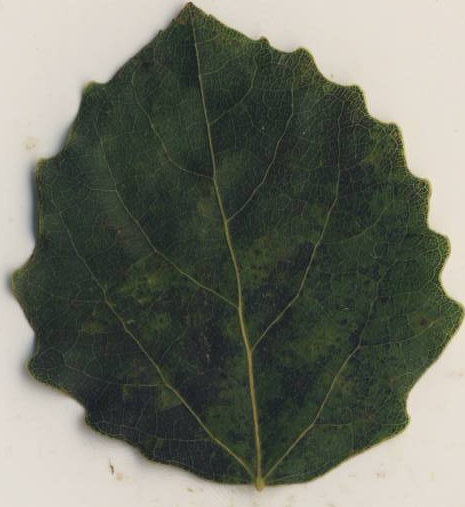
#> input picture show_curvature_郑鹏/seg_0.jpg, 465 x 507 px
$ python main.py
#> lines starting #> are read from the running program, lines starting #| are printed output that depends on the picture
### show_curvature_郑鹏/get_curvature.py
from scipy.interpolate import UnivariateSpline
import numpy as np


def curvature_splines(x, y=None, error=0.1):
    if y is None:
        x, y = x.real, x.imag

    t = np.arange(x.shape[0])
    std = error * np.ones_like(x)

    fx = UnivariateSpline(t, x, k=4, w=1 / np.sqrt(std))
    fy = UnivariateSpline(t, y, k=4, w=1 / np.sqrt(std))

    xˈ = fx.derivative(1)(t)
    xˈˈ = fx.derivative(2)(t)
    yˈ = fy.derivative(1)(t)
    yˈˈ = fy.derivative(2)(t)
    curvature = (xˈ* yˈˈ - yˈ* xˈˈ) / np.power(xˈ** 2 + yˈ** 2, 3 / 2)
    return curvature

### show_curvature_郑鹏/main.py
import numpy as np
import cv2
import copy
from skimage import measure, color
import get_curvature


# draw_circle函数
def draw_circle(event, x, y, flags, param):
    if event == cv2.EVENT_MOUSEMOVE:
        initial_img[:] = copy.deepcopy(img_cp[:])
        cv2.circle(initial_img, (x, y), 4, (0, 0, 255), -1)
        cv2.putText(initial_img, 'curvature on (' + str(x) + ',' + str(y) + ')', (0, 30), cv2.FONT_HERSHEY_SIMPLEX, 0.4, (111, 0, 111))
        if (x, y) in search_points:
            idx = search_points.index((x, y))
            print(curvature[idx])
            cv2.putText(initial_img, str(curvature[idx]), (0, 50), cv2.FONT_HERSHEY_SIMPLEX, 0.4, (111, 0, 111))

# 保存原图及刷新所用备用图.
img = cv2.imread('seg_0.jpg')
#> img is the input picture: shape (507, 465, 3); mean B, G, R 101.5, 112.8, 109.6
initial_img = copy.deepcopy(img)
img = color.rgb2gray(img)
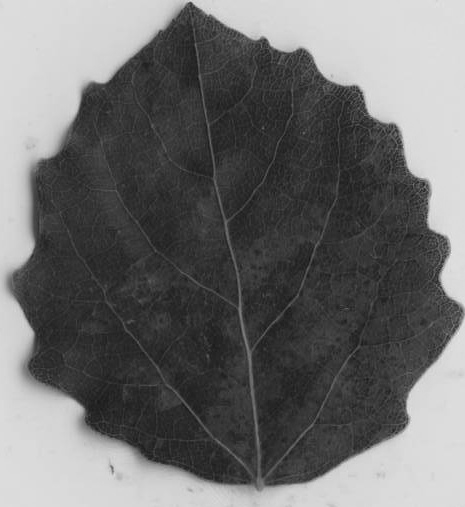
#> img: shape (507, 465) float64; min 0.0776, max 0.947, mean 0.432
img_cp = copy.deepcopy(initial_img)

# 取轮廓点
contours = measure.find_contours(img, 0.60)
#> contours = 2 point arrays, longest 2025 points
contours = [contours[i] for i in range(len(contours)) if len(contours[i]) > 100]
#> contours = 1 point arrays, longest 2025 points
contours = np.ceil(contours)
#> contours = 2025 pairs, first value 2 to 492, second value 6 to 464
points = [contours[0].flatten()[1::2], contours[0].flatten()[::2]]
search_points = list(zip(*points))
#> search_points = 2025 pairs, first value 6 to 464, second value 2 to 492
curvature = get_curvature.curvature_splines(*points)
#> in curvature_splines, `xˈ = fx.derivative(1)(t)`: xˈ = 2025 values, max 0.993 at index 1648, min -0.948 at index 389, mean 0.000159
#> in curvature_splines, `xˈˈ = fx.derivative(2)(t)`: xˈˈ = 2025 values, max 0.106 at index 188, min -0.111 at index 0, mean 1.78e-05
#> in curvature_splines, `yˈ = fy.derivative(1)(t)`: yˈ = 2025 values, max 1.02 at index 1031, min -1.1 at index 0, mean 0.000474
#> in curvature_splines, `yˈˈ = fy.derivative(2)(t)`: yˈˈ = 2025 values, max 0.125 at index 532, min -0.143 at index 1632, mean 0.000293
#> in curvature_splines, `curvature = (xˈ* yˈˈ - yˈ* xˈˈ) / np.power(xˈ** 2 + yˈ** 2, 3 / 2)`: curvature = 2025 values, max 0.417 at index 1621, min -0.357 at index 1632, mean -0.00381

# 显示
cv2.imshow('CURVATURE_OF_BOUNDARIES', initial_img)
cv2.namedWindow('CURVATURE_OF_BOUNDARIES')
cv2.setMouseCallback('CURVATURE_OF_BOUNDARIES', draw_circle)

while 1:
    cv2.imshow('CURVATURE_OF_BOUNDARIES', initial_img)
    if cv2.waitKey(20) & 0xFF == 27:
#> (key Esc is pressed here)
        break

cv2.destroyAllWindows()
